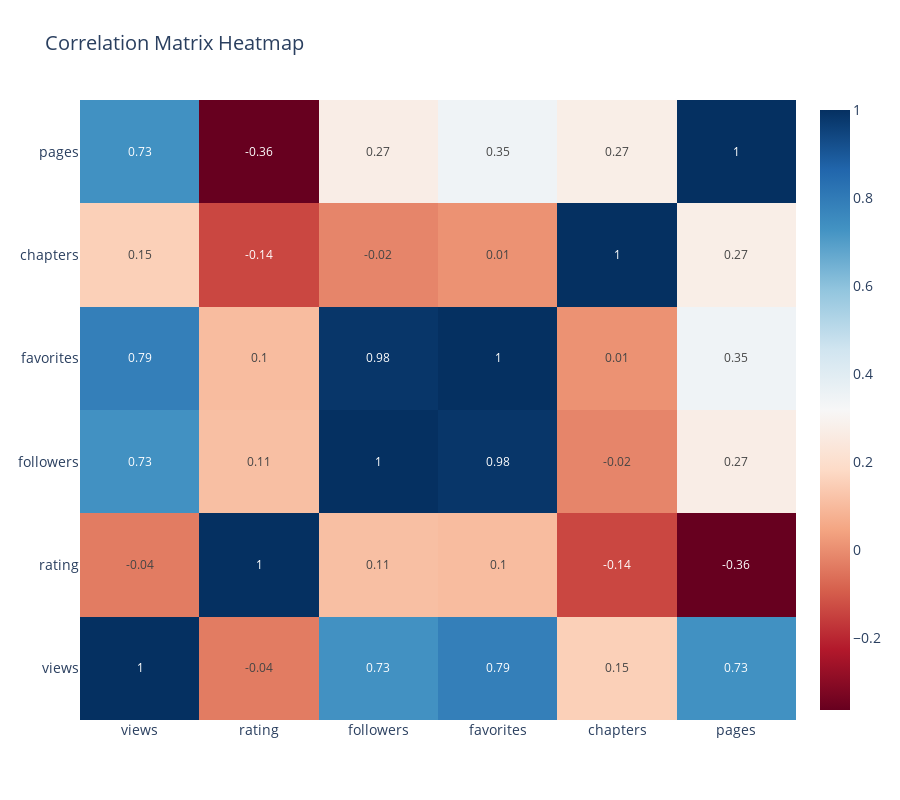

The notebook cell saved with this chart:
### Markdown cell above
## Correlation Analysis

Let's analyze the relationships between different numerical features in our dataset. We'll use both a correlation matrix heatmap and a pairplot to visualize these relationships.

### Code cell
# Calculate correlation matrix
correlation_matrix = df[key_metrics].corr()

# Create correlation heatmap using plotly
fig = go.Figure(data=go.Heatmap(
    z=correlation_matrix,
    x=correlation_matrix.columns,
    y=correlation_matrix.columns,
    text=np.round(correlation_matrix, 2),
    texttemplate='%{text}',
    textfont={"size": 12},
    hoverongaps=False,
    colorscale='RdBu'
))

fig.update_layout(
    title='Correlation Matrix Heatmap',
    height=800,
    width=900,
    font=dict(size=14)
)
fig.show()

# Print strongest correlations
print("\nStrongest Correlations:")
corr_pairs = []

# Extract values from correlation matrix
for i, metric1 in enumerate(key_metrics):
    for j, metric2 in enumerate(key_metrics):
        if i < j:  # Avoid duplicate pairs and diagonals
            corr_value = correlation_matrix.loc[metric1, metric2]
            # Make sure we're working with a float
            if isinstance(corr_value, (int, float)) and abs(float(corr_value)) > 0.5:
                corr_pairs.append((metric1, metric2, float(corr_value)))

# Sort by correlation strength and print
for metric1, metric2, corr in sorted(corr_pairs, key=lambda x: abs(x[2]), reverse=True):
    print(f"{metric1:>8} vs {metric2:<8}: {corr:>6.3f}")

### Figure 1 — Plotly figure (JSON) as saved in the notebook; plotly's stock layout.template omitted (floating-point values rounded to 4 significant figures)
{"data": [{"colorscale": [[0, "rgb(103,0,31)"], [0.1, "rgb(178,24,43)"], [0.2, "rgb(214,96,77)"], [0.3, "rgb(244,165,130)"], [0.4, "rgb(253,219,199)"], [0.5, "rgb(247,247,247)"], [0.6, "rgb(209,229,240)"], [0.7, "rgb(146,197,222)"], [0.8, "rgb(67,147,195)"], [0.9, "rgb(33,102,172)"], [1, "rgb(5,48,97)"]], "hoverongaps": false, "text": [[1.0, -0.04, 0.73, 0.79, 0.15, 0.73], [-0.04, 1.0, 0.11, 0.1, -0.14, -0.36], [0.73, 0.11, 1.0, 0.98, -0.02, 0.27], [0.79, 0.1, 0.98, 1.0, 0.01, 0.35], [0.15, -0.14, -0.02, 0.01, 1.0, 0.27], [0.73, -0.36, 0.27, 0.35, 0.27, 1.0]], "textfont": {"size": 12}, "texttemplate": "%{text}", "type": "heatmap", "x": ["views", "rating", "followers", "favorites", "chapters", "pages"], "y": ["views", "rating", "followers", "favorites", "chapters", "pages"], "z": [[1.0, -0.03515, 0.7327, 0.7881, 0.1535, 0.7344], [-0.03515, 1.0, 0.1107, 0.1035, -0.137, -0.3625], [0.7327, 0.1107, 1.0, 0.9849, -0.01654, 0.2696], [0.7881, 0.1035, 0.9849, 1.0, 0.008303, 0.3478], [0.1535, -0.137, -0.01654, 0.008303, 1.0, 0.2731], [0.7344, -0.3625, 0.2696, 0.3478, 0.2731, 1.0]]}], "layout": {"font": {"size": 14}, "height": 800, "title": {"text": "Correlation Matrix Heatmap"}, "width": 900}}
